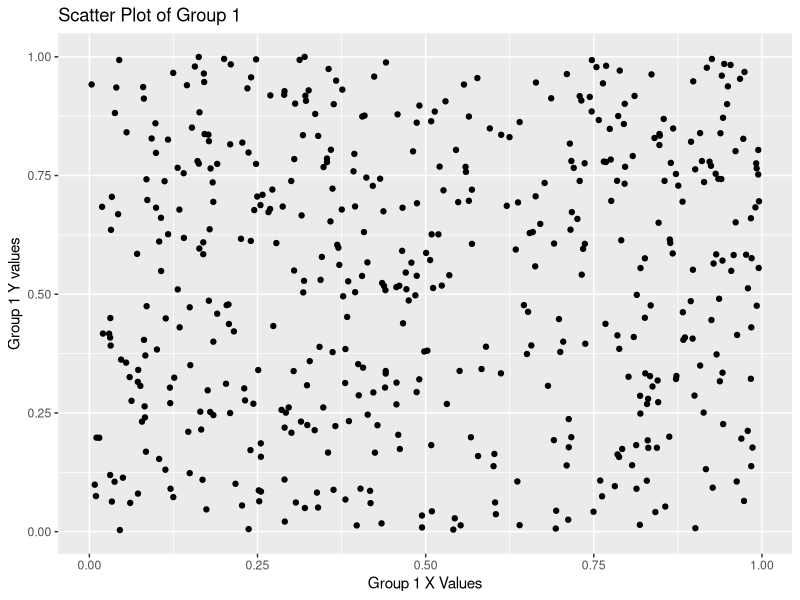
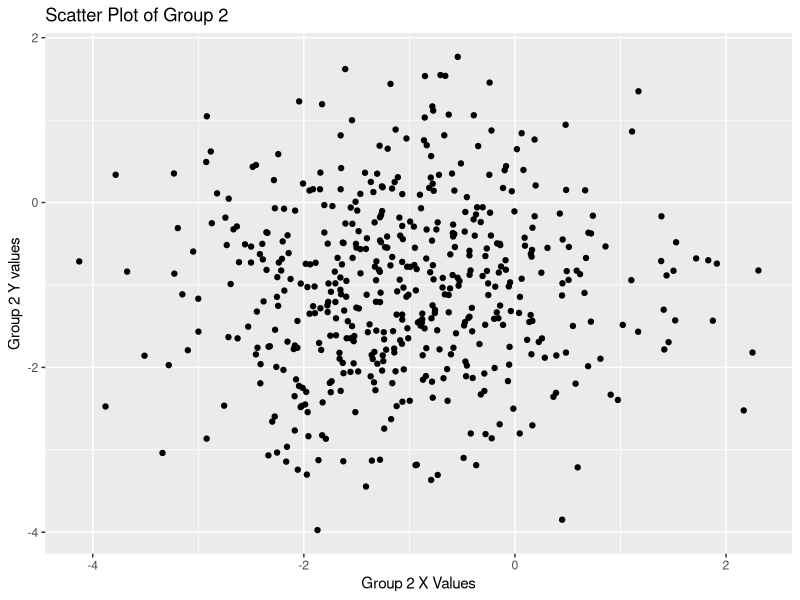
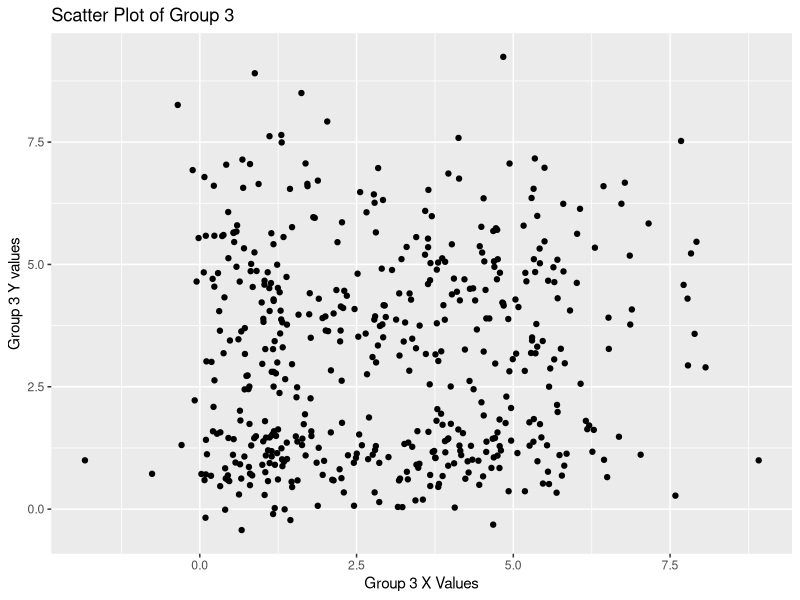

Generate these figures, in order, with R:
#Author: Andrew Struthers (Student ID 41371870)
#Date: 1/31/2023
#Honor code: I pledge that I have neither given nor received help from anyone 
#            other than the instructor or the TAs for all work components included here. 
#            -- Andrew

#Install and load necessary libraries
install.packages("ggplot2")

library(ggplot2)


#Read the data from file
#setwd("C://Users//Strut//Documents//School//Grad School//Classes//CS 567 - Computational Statistics//R_Workbook//Seminar_Codes//Data//")
#getwd()

setwd(file.path(getwd(), "Data"))
getwd()
data <- read.csv("seminartwodata.csv", header = FALSE)


#Define function for Pearson's R and R^2

calc_pearson <- function(g)
{
  x <- g[, 1]
  y <- g[, 2]
  r <- cor(x, y, method = "pearson")
  r2 <- r^2
  c <- cov(x, y)
  se <- sqrt(c(var(x), var(y)) / (length(x) - 2))
  sig <- cor.test(x, y)$p.value
  
  return(c(r = r, r2 = r2, covariance = c, significance = sig, standard_error = se))
}

# Define a function to calculate Spearman's rho
calc_spearman <- function(g) {
  x <- g[, 1]
  y <- g[, 2]
  rho <- cor(x, y, method = "spearman")
  c <- cov(x, y)
  se <- sqrt(c(var(x), var(y)) / (length(x) - 2))
  sig <- cor.test(x, y)$p.value
  return(c(rho = rho, covariance = c, significance = sig, standard_error = se))
}


#Separate the columns into pairs to be analyzed separately
g1 <- data[, c(1, 2)]
g2 <- data[, c(3, 4)]
g3 <- data[, c(5, 6)]


#Analyze the first two columns first
ggplot(g1, aes(x = g1[, 1], y = g1[, 2])) + geom_point() + xlab("Group 1 X Values") + ylab("Group 1 Y values") + ggtitle("Scatter Plot of Group 1")
p_r1 <- calc_pearson(g1)
c_r1 <- calc_spearman(g1)
p_r1
c_r1


#Analyze the second two columns
ggplot(g2, aes(x = g2[, 1], y = g2[, 2])) + geom_point() + xlab("Group 2 X Values") + ylab("Group 2 Y values") + ggtitle("Scatter Plot of Group 2")
p_r2 <- calc_pearson(g2)
c_r2 <- calc_spearman(g2)
p_r2
c_r2


#Analyze the third two columns
ggplot(g3, aes(x = g3[, 1], y = g3[, 2])) + geom_point() + xlab("Group 3 X Values") + ylab("Group 3 Y values") + ggtitle("Scatter Plot of Group 3")
p_r3 <- calc_pearson(g3)
c_r3 <- calc_spearman(g3)
p_r3
c_r3

